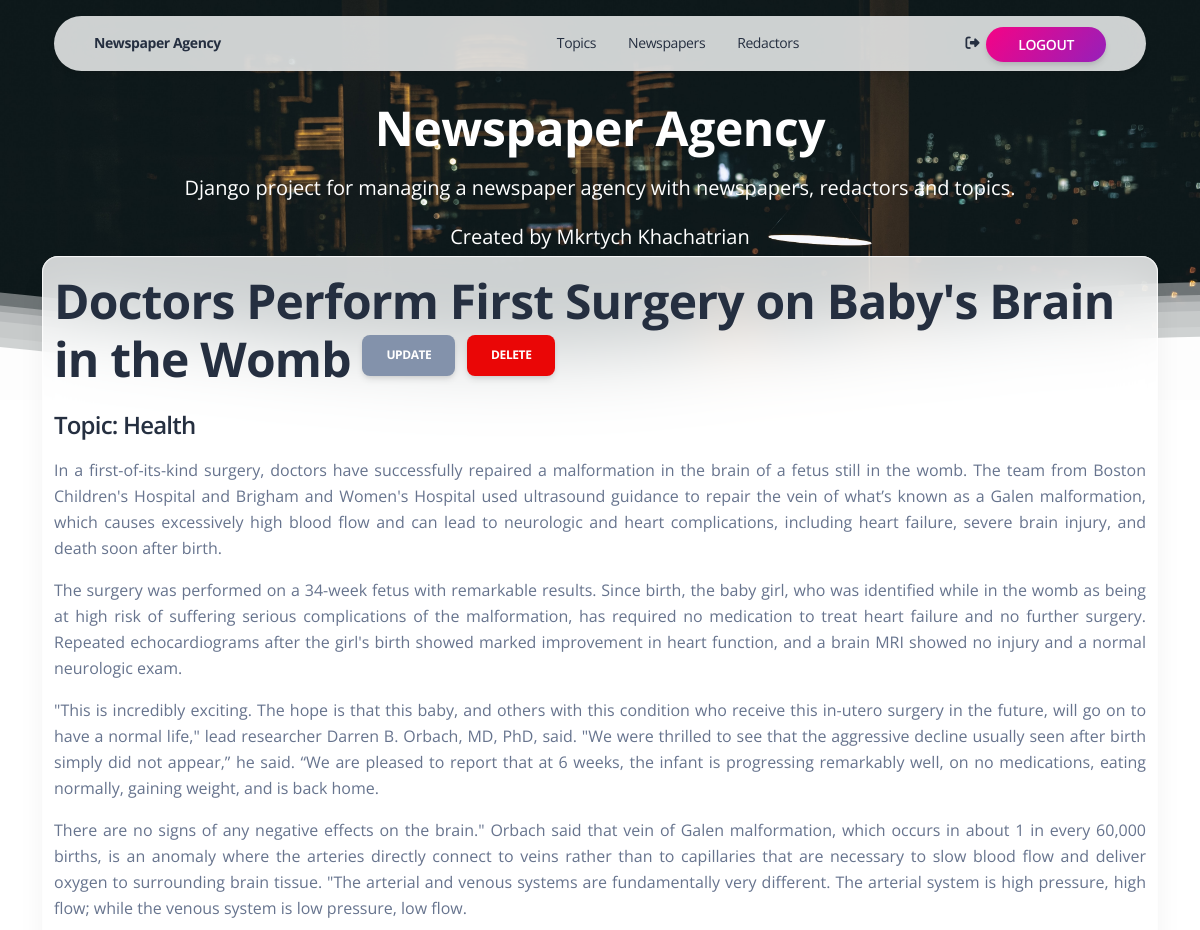
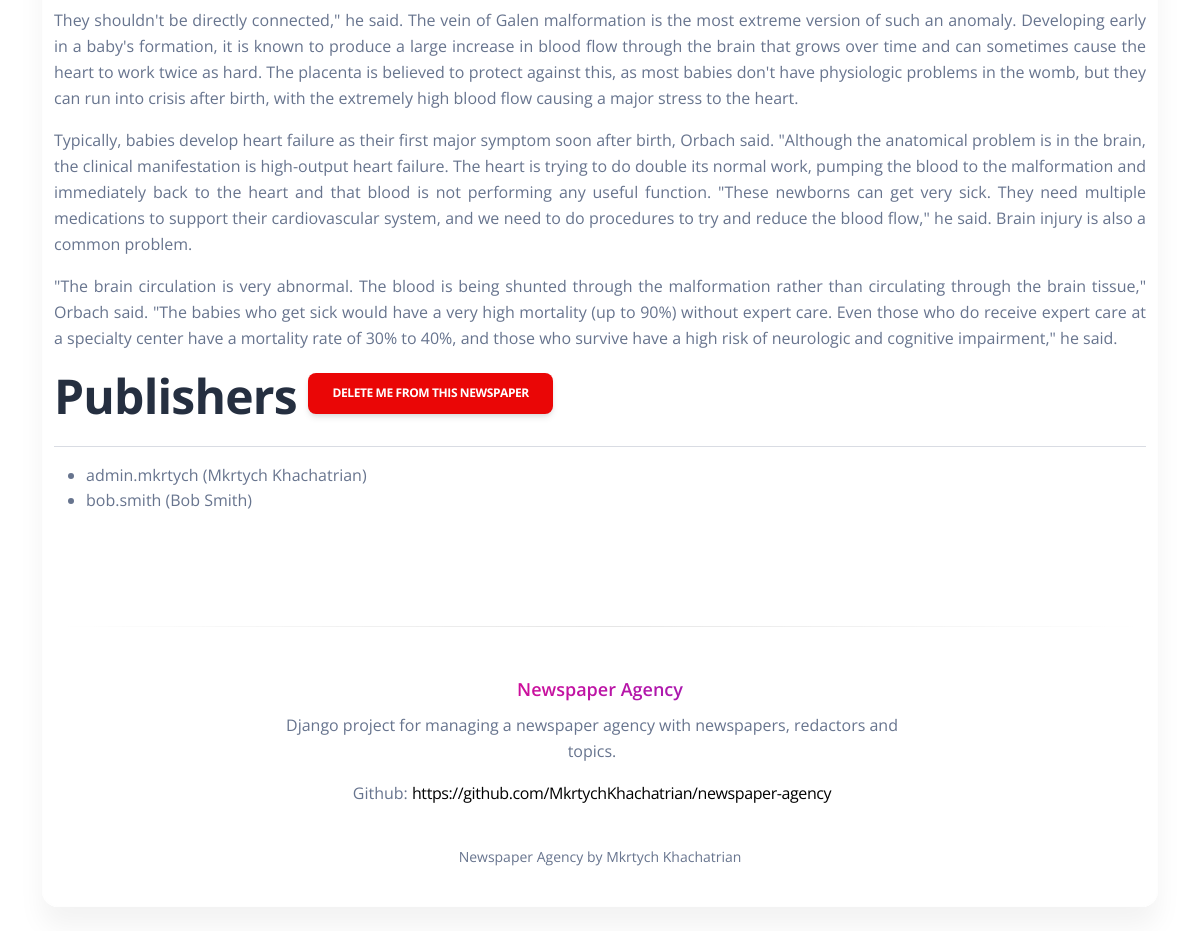
/newspapers/13/ (signed in), run on the app's committed database (2 pictures, top to bottom).
### agency/models.py (models this page shows, shortened)
class Newspaper(models.Model):
    title = models.CharField(max_length=255)
    content = RichTextField()
    published_date = models.DateTimeField(auto_now_add=True)
    topic = models.ForeignKey(
        Topic, on_delete=models.CASCADE, related_name="newspapers"
    )
    publishers = models.ManyToManyField(Redactor, related_name="newspapers")
    class Meta:
        ordering = ["id"]

class Topic(models.Model):
    name = models.CharField(max_length=255)
    class Meta:
        ordering = ["id"]

class Redactor(AbstractUser):
    years_of_experience = models.IntegerField()
    class Meta:
        ordering = ["id"]

### agency/views.py (the view)
class NewspaperDetailView(LoginRequiredMixin, generic.DetailView):
    model = Newspaper

### agency/context_processors.py (called while the page is built)
def cfg_assets_root(request):
    return {"ASSETS_ROOT": settings.ASSETS_ROOT}

### templates/agency/newspaper_detail.html (shortened to what this page needs)
{% extends "layouts/base.html" %}
{% block content %}
{% include 'includes/header.html' %}
<section class="pt-5 pb-4" id="count-stats">
  <div class="container">
    <div class="row">
      <div class="col-lg-12 z-index-2 border-radius-xl mt-n10 mx-auto py-3 blur shadow-blur">
        <h1>
          {{ newspaper.title }}
          <a href="{% url 'agency:newspaper-update' pk=newspaper.id %}" class="btn btn-secondary link-to-page">
            Update
          </a>
          <a href="{% url 'agency:newspaper-delete' pk=newspaper.id %}" class="btn btn-danger link-to-page">
            Delete
          </a>
        </h1>
        <p><h4>Topic: {{ newspaper.topic.name }}</h4></p>
        <div style="text-align: justify">{{ newspaper.content|safe }}</div>
        <h1>
          Publishers
          {% if newspaper in user.newspapers.all %}
            <a href="{% url 'agency:toggle-newspaper-assign' pk=newspaper.id %}" class="btn btn-danger link-to-page">
              Delete me from this newspaper
            </a>
          {% else %}
            <a href="{% url 'agency:toggle-newspaper-assign' pk=newspaper.id %}" class="btn btn-success link-to-page">
              Assign me to this newspaper
            </a>
          {% endif %}
        </h1>
        <hr>
        <ul>
          {% for newspaper in newspaper.publishers.all %}
            <li>{{ newspaper.username }} ({{ newspaper.first_name }} {{ newspaper.last_name }})</li>
          {% endfor %}
        </ul>
      {% endblock %}

### data on the page
Newspaper: title "Doctors Perform First Surgery on Baby's Brain in the Womb", topic.name "Health", content "In a first-of-its-kind surgery, doctors have successfully repaired a malformation in the brain of a fetus still in the womb. The team from Boston Children's Hospital and Brigham and Women's Hospital used ultrasound guidance to repair the vein of what’s known as a Galen malformation, which causes excessively high blood flow and can lead to neurologic and heart complications, including heart failure, severe brain injury, and death soon after birth. The surgery was performed on a 34-week fetus with remarkable results. Since birth, the baby girl, who was identified while in the womb as being at high risk of suffering serious complications of the malformation, has required no medication to treat…"
Redactor: username "admin.mkrtych", first_name "Mkrtych", last_name "Khachatrian"
Redactor: username "bob.smith", first_name "Bob", last_name "Smith"
